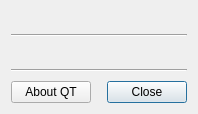
<?xml version="1.0" encoding="UTF-8"?>
<ui version="4.0">
 <class>UnTech::GuiQt::AboutDialog</class>
 <widget class="QDialog" name="UnTech::GuiQt::AboutDialog">
  <property name="geometry">
   <rect>
    <x>0</x>
    <y>0</y>
    <width>500</width>
    <height>400</height>
   </rect>
  </property>
  <property name="minimumSize">
   <size>
    <width>500</width>
    <height>0</height>
   </size>
  </property>
  <property name="windowTitle">
   <string>About</string>
  </property>
  <layout class="QVBoxLayout" name="verticalLayout">
   <property name="spacing">
    <number>9</number>
   </property>
   <property name="sizeConstraint">
    <enum>QLayout::SetFixedSize</enum>
   </property>
   <item>
    <widget class="QLabel" name="about">
     <property name="text">
      <string/>
     </property>
     <property name="textFormat">
      <enum>Qt::RichText</enum>
     </property>
     <property name="alignment">
      <set>Qt::AlignCenter</set>
     </property>
     <property name="openExternalLinks">
      <bool>true</bool>
     </property>
    </widget>
   </item>
   <item>
    <widget class="Line" name="line1">
     <property name="orientation">
      <enum>Qt::Horizontal</enum>
     </property>
    </widget>
   </item>
   <item>
    <widget class="QLabel" name="thirdParty">
     <property name="text">
      <string/>
     </property>
     <property name="textFormat">
      <enum>Qt::RichText</enum>
     </property>
     <property name="openExternalLinks">
      <bool>true</bool>
     </property>
    </widget>
   </item>
   <item>
    <widget class="Line" name="line2">
     <property name="orientation">
      <enum>Qt::Horizontal</enum>
     </property>
    </widget>
   </item>
   <item>
    <layout class="QHBoxLayout" name="buttonLayout">
     <item>
      <widget class="QPushButton" name="aboutQtButton">
       <property name="text">
        <string>About QT</string>
       </property>
      </widget>
     </item>
     <item>
      <spacer name="horizontalSpacer">
       <property name="orientation">
        <enum>Qt::Horizontal</enum>
       </property>
      </spacer>
     </item>
     <item>
      <widget class="QPushButton" name="closeButton">
       <property name="text">
        <string>Close</string>
       </property>
       <property name="default">
        <bool>true</bool>
       </property>
      </widget>
     </item>
    </layout>
   </item>
  </layout>
 </widget>
 <resources/>
 <connections/>
</ui>
